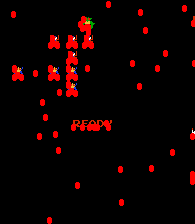
#> input picture res.png, 195 x 224 px
$ python contour.py
#> lines starting #> are read from the running program, lines starting #| are printed output that depends on the picture; after the words box and inside, x2 and y2 are one past the last pixel; in counts of white or black regions, pixels touching at a corner belong together
import numpy as np
import cv2 as cv
im = cv.imread('res.png')
#> im is the input picture: shape (224, 195, 3); mean B, G, R 0.5, 0.7, 13.7
im = im[0:250,0:190]
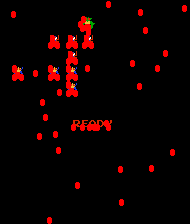
#> im: shape (224, 190, 3); mean B, G, R 0.4, 0.7, 13.1
points = []
assert im is not None, "file could not be read, check with os.path.exists()"
imgray = cv.cvtColor(im, cv.COLOR_BGR2GRAY)
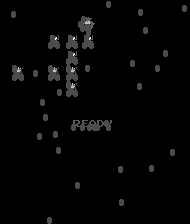
#> imgray: shape (224, 190); min 0, max 250, mean 4.4
ret, thresh = cv.threshold(imgray, 127, 255, 0)
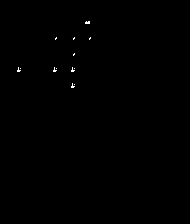
#> thresh: shape (224, 190); 0.17% white in thin lines or dots, all inside (x1, y1, x2, y2) = (17, 21, 91, 88)
contours, hierarchy = cv.findContours(thresh, cv.RETR_TREE, cv.CHAIN_APPROX_SIMPLE)
#> contours = 13 contours, all with area under 20
for contour in contours:
    if cv.contourArea(contour) > 0:
        cv.drawContours(im, contour, 0, (0,255,0), 3)
        x,y,w,h = cv.boundingRect(contour)
        cv.rectangle(im,(x,y),(x+w,y+h),(0,255,0),2)
        points.append([(x+w)/2,(y+h)/2])
#> this loop made 13 passes
#> (contour, x, y, w, h) on passes 9 to 12: ([[74, 53], [73, 54], [73, 55], [74, 54]], 73, 53, 2, 3), ([[90, 37], [89, 38], [89, 39], [90, 38]], 89, 37, 2, 3), ([[74, 37], [73, 38], [73, 39], [74, 38]], 73, 37, 2, 3), ([[56, 37], [55, 38], [55, 39], [56, 38]], 55, 37, 2, 3)
#> (x, y, w, h) on passes 2, 6, 7, 8, 13: (71, 83, 4, 5), (71, 67, 4, 5), (53, 67, 4, 5), (17, 67, 4, 5), (85, 21, 5, 3)
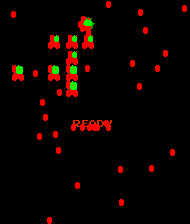
#> im: shape (224, 190, 3); 0.84% of pixels changed, all inside (x1, y1, x2, y2) = (16, 19, 93, 90)
#> after the loop, points = [[37.5, 44], [37.5, 36], [28.5, 36], [10.5, 36], [37.5, 28], [45.5, 20], [37.5, 20], [28.5, 20], [45, 12]]
print(points)
#| [[37.5, 44.0], [37.5, 36.0], [28.5, 36.0], [10.5, 36.0], [37.5, 28.0], [45.5, 20.0], [37.5, 20.0], [28.5, 20.0], [45.0, 12.0]]
cv.imshow('Contours', im)
cv.waitKey(0)
